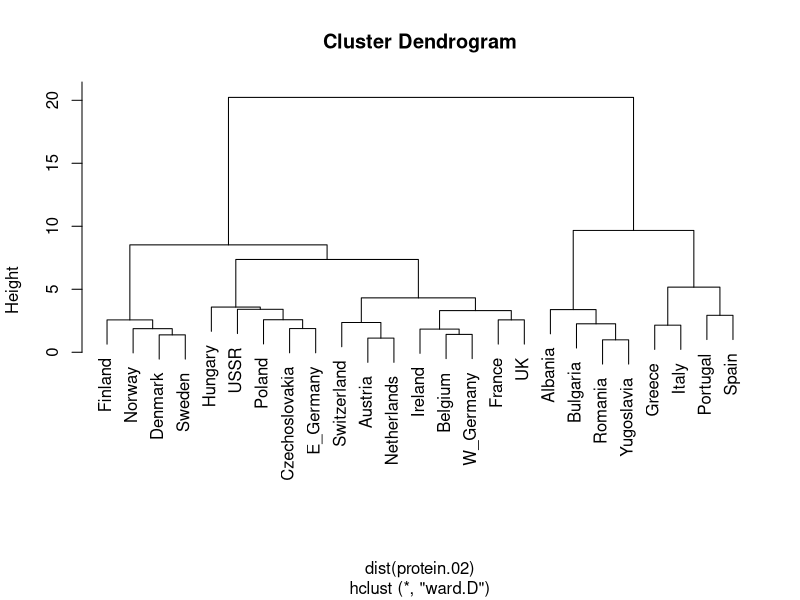
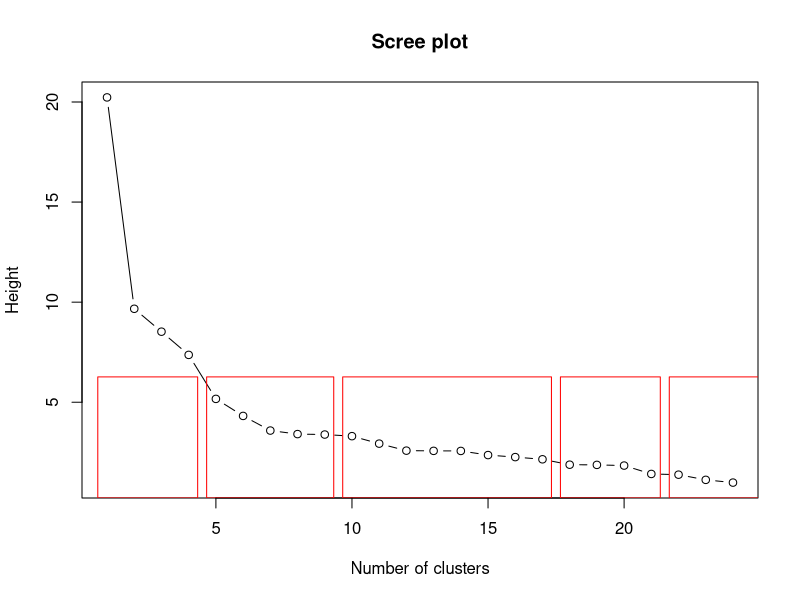

Recreate these plots in R, in order.
####  Пример классификации с помошью кластерного анализа
####  Версия 28.02.2017

##  Шаг 1. Чтение данных

setwd("week_03/data")
protein.01 <- read.table("Protein Consumption in Europe.csv", header=T, 
                         sep=";", dec = ",", row.names = 1)
# Проверим структуру таблицы: не получились ли строки вместо цифр?
str(protein.01)

##   Шаг 2. Удаление пропущенных значений

summary(protein.01)

# В данной задаче пропущенных значений нет.

##   Шаг 3. Стандартизация переменных.

# к среднему 0 и ст. отклонению 1
protein.02 <- scale(protein.01, center = TRUE, scale = TRUE)

##  Шаг 4. Процедура кластерного анализа

# Проводим кластерный анализ.
clust.protein <- hclust(dist(protein.02), "ward.D")

##  Шаг 5.  Построение дендрограммы

plot(clust.protein)

##  Шаг 6. Определение числа кластеров

# строим график "каменистая осыпь"
nclust <- seq(length(clust.protein$height),1,-1)
plot(nclust, clust.protein$height, type = "b",
     xlab = "Number of clusters", 
     ylab = "Height",
     main = "Scree plot")

# Ответ: 5 кластеров (а может быть 4)

# На дендрограмме красными прямоугольниками выделим 5 кластеров
rect.hclust(clust.protein, k=5, border="red") 

# Разделим наблюдения на 5 кластеров
# Вектор groups содержит номер кластера, в который попал 
# классифицируемый объект 
groups <- cutree(clust.protein, k=5) 
groups

## Шаг 7. Интерпретируем результаты кластеризации

# Какие страны попали в какие кластеры?
row.names(protein.01[groups==1,])
# Их диета
colMeans(protein.01[groups==1,])

row.names(protein.01[groups==2,])
colMeans(protein.01[groups==2,])

row.names(protein.01[groups==3,])
colMeans(protein.01[groups==3,])

row.names(protein.01[groups==4,])
colMeans(protein.01[groups==4,])

row.names(protein.01[groups==5,])
colMeans(protein.01[groups==5,])
